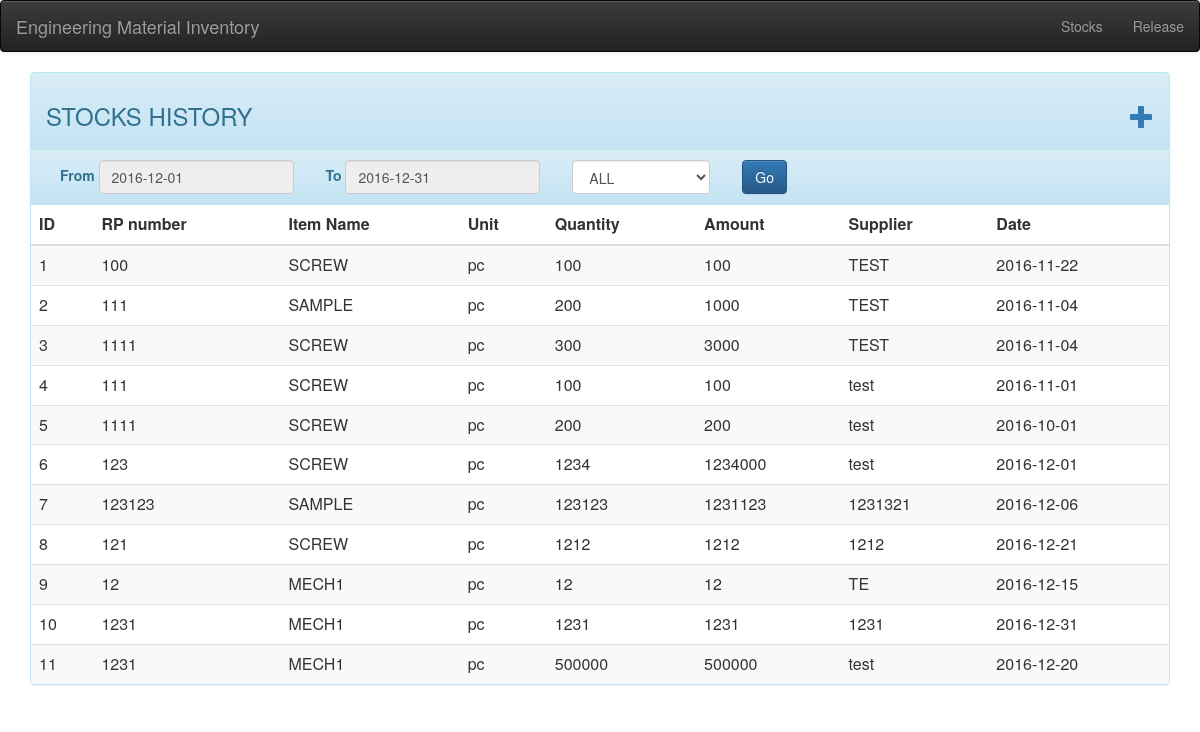
The app's page /index.php/stocks with its own data.
### tables this page shows
CREATE TABLE "stocks" (
"id"  INTEGER NOT NULL,
"item_id"  INTEGER,
"item_name"  INTEGER,
"item_category"  TEXT,
"rp_number"  INTEGER,
"unit"  TEXT,
"quantity"  INTEGER,
"supplier"  TEXT,
"amount"  INTEGER,
"purpose"  TEXT,
"date"  TEXT,
PRIMARY KEY ("id" ASC)
);

### application/controllers/Stocks.php (called while the page is built, shortened)
<?php
class Stocks extends CI_Controller
{
    public function __construct()
    {
        $this->load->model('stocks_model');
        $this->load->model('items_model');
        $this->load->model('lookup_model');
        $this->load->database();
        $this->load->library('form_validation');
        $this->load->helper('form');
    }
    public function view()
    {
        $data['cats'] = $this->lookup_model->look('category');
        $data['stocks'] = $this->stocks_model->get_stocks();
        $this->load->view('templates/header');
        $this->load->view('templates/nav');
        $this->load->view('pages/stocks',$data);
        $this->load->view('templates/footer');
    }
}

### index.php (called while the page is built, shortened)
<?php
require_once BASEPATH.'core/CodeIgniter.php';

### application/helpers/date_man_helper.php (called while the page is built, shortened)
<?php
function default_now()
{
	return explode('-',mdate('%Y-%m-%d',now()));
}
function month_default()
{
	$m = default_now();
	$s = $m[0].'-'.$m[1].'-'.'01';
	$md = days_in_month($m[1],$m[0]);
	$ed = $m[0].'-'.$m[1].'-'.$md;
	return array($s,$ed);
}

### application/models/Lookup_model.php (called while the page is built, shortened)
<?php
Class Lookup_model extends CI_Model
{
	public function look($tb_name = null)
	{
		$query = $this->db->get($tb_name);
		return $query->result_array();
	}
}

### application/models/Stocks_model.php (called while the page is built, shortened)
<?php
class Stocks_model extends CI_Model
{
    public function get_stocks()
    {
        $query  = $this->db->get('stocks');
        return $query->result_array();
    }
}

### application/views/pages/stocks.php (the view, shortened to what this page needs)
<div class="panel panel-default panel-info">
    <div class="panel-heading">
        <h3>STOCKS HISTORY <a class="pull-right" class="pull-right" href="#" data-toggle="modal" data-target="#new_stock_modal" role="button""><span class="glyphicon glyphicon-plus"></span></a></h3>
    </div>
    <div class="panel-heading">
        <div class="form form-inline">
            <div class="form-group">
                <label for="start">From</label>
                <input readonly name="start" type="text" class="form-control date_range" value="<?php echo month_default()[0]; ?>">
            </div>
            <div class="form-group">
                <label for="to">To</label>
                <input readonly name="end" type="text" class="form-control date_range" value="<?php echo month_default()[1]; ?>">
            </div>
            <div class="form-group">
                <select name="category" id="" class="form-control">
                    <?php foreach($cats as $c): ?>
                        <option value="<?php echo $c['name'] ?>"><?php echo $c['name']; ?></option>
                    <?php endforeach; ?>
                </select>
            </div>
            <div class="form-group">
                <input type="button" class="btn btn-primary" value="Go" id="api_trigger">
            </div>
        </div>
    </div>
    <table class="table table-striped table-hover">
        <thead>
            <tr>
                <th>ID</th>
                <th>RP number</th>
                <th>Item Name</th>
                <th>Unit</th>
                <th>Quantity</th>
                <th>Amount</th>
                <th>Supplier</th>
                <th>Date</th>
            </tr>
        </thead>
        <tbody>
            <?php foreach($stocks as $s): ?>
                <tr>
                    <td><?php echo $s['id']; ?></td>
                    <td><?php echo $s['rp_number']; ?></td>
                    <td><?php echo $s['item_name']; ?></td>
                    <td><?php echo $s['unit']; ?></td>
                    <td><?php echo $s['quantity']; ?></td>
                    <td><?php echo $s['amount']; ?></td>
                    <td><?php echo $s['supplier']; ?></td>
                    <td><?php echo $s['date']; ?></td>
                </tr>
            <?php endforeach; ?>
        </tbody>
    </table>
</div>

### static/css/main.css (style rules this page uses)
.form-group { margin-left: 1em; margin-right: 1em; }

### records on screen
stocks: id "1", rp_number "100", item_name "SCREW", unit "pc", quantity "100", amount "100", supplier "TEST", date "2016-11-22"
stocks: id "2", rp_number "111", item_name "SAMPLE", unit "pc", quantity "200", amount "1000", supplier "TEST", date "2016-11-04"
stocks: id "3", rp_number "1111", item_name "SCREW", unit "pc", quantity "300", amount "3000", supplier "TEST", date "2016-11-04"
stocks: id "4", rp_number "111", item_name "SCREW", unit "pc", quantity "100", amount "100", supplier "test", date "2016-11-01"
stocks: id "5", rp_number "1111", item_name "SCREW", unit "pc", quantity "200", amount "200", supplier "test", date "2016-10-01"
stocks: id "6", rp_number "123", item_name "SCREW", unit "pc", quantity "1234", amount "1234000", supplier "test", date "2016-12-01"
stocks: id "7", rp_number "123123", item_name "SAMPLE", unit "pc", quantity "123123", amount "1231123", supplier "1231321", date "2016-12-06"
stocks: id "8", rp_number "121", item_name "SCREW", unit "pc", quantity "1212", amount "1212", supplier "1212", date "2016-12-21"
stocks: id "9", rp_number "12", item_name "MECH1", unit "pc", quantity "12", amount "12", supplier "TE", date "2016-12-15"
stocks: id "10", rp_number "1231", item_name "MECH1", unit "pc", quantity "1231", amount "1231", supplier "1231", date "2016-12-31"
stocks: id "11", rp_number "1231", item_name "MECH1", unit "pc", quantity "500000", amount "500000", supplier "test", date "2016-12-20"

### other values on screen
form field category "ALL"
